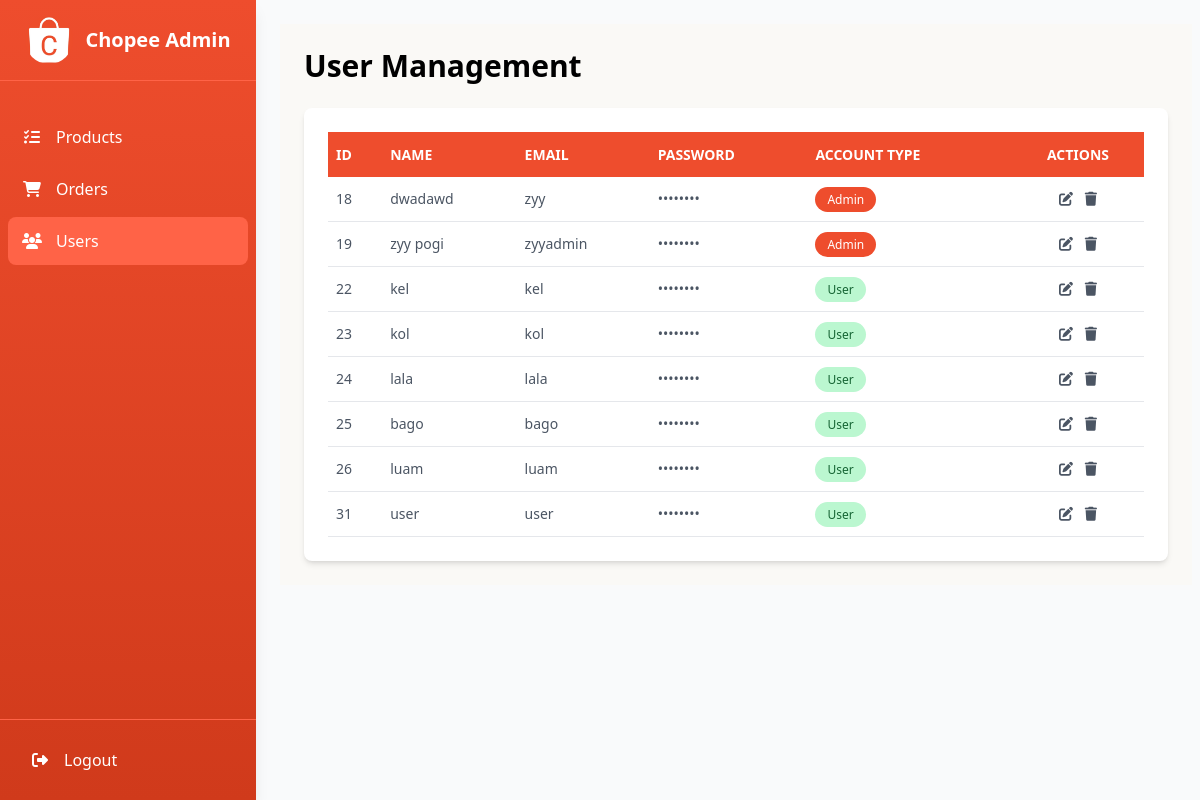
/admin/users.php, run on the app's committed database.
### tables this page shows
CREATE TABLE `users` (
  `id` int(11) NOT NULL,
  `name` varchar(255) NOT NULL,
  `address` varchar(255) NOT NULL,
  `email` varchar(255) NOT NULL,
  `password` varchar(255) NOT NULL,
  `account_type` varchar(1) NOT NULL
);

### admin/users.php (the view, shortened to what this page needs)
<?php
  include("../connections.php");
  $query = "SELECT * FROM users";
  $result = mysqli_query($connections, $query);
?>
<!DOCTYPE html>
<html lang="en">
<head>
  <link rel="stylesheet" href="https://cdnjs.cloudflare.com/ajax/libs/toastr.js/latest/toastr.min.css">
</head>
<body class="w-full min-h-screen bg-gray-50 flex flex-col">
  <aside class="hidden md:flex flex-col w-64 bg-gradient-to-b from-[#ee4d2d] to-[#d03a1b] min-h-screen fixed left-0 top-0 shadow-lg">
    <div class="flex items-center justify-center p-4 border-b border-[#ff6347]">
      <img src="../assets/logo.jpg" class="w-12 h-12 rounded-full object-cover">
      <h1 class="text-white text-xl font-bold ml-3">Chopee Admin</h1>
    </div>
    <nav class="flex flex-col gap-1 mt-6 p-2">
      <a href="products.php" class="flex items-center gap-3 p-3 rounded-lg text-white hover:bg-[#ff6347] transition-colors">
        <i class="fa-solid fa-list-check w-6 text-center"></i>
        <span>Products</span>
      </a>
      <a href="orders.php" class="flex items-center gap-3 p-3 rounded-lg text-white hover:bg-[#ff6347] transition-colors">
        <i class="fa-solid fa-cart-shopping w-6 text-center"></i>
        <span>Orders</span>
      </a>
      <a href="users.php" class="flex items-center gap-3 p-3 rounded-lg text-white font-medium bg-[#ff6347] hover:bg-[#ff7e6b] transition-colors">
        <i class="fa-solid fa-users w-6 text-center"></i>
        <span>Users</span>
      </a>
    </nav>
    <div class="mt-auto border-t border-[#ff6347] p-4">
      <a href="../index.php" class="flex items-center gap-3 p-3 rounded-lg text-white hover:bg-[#ff6347] transition-colors">
        <i class="fa-solid fa-right-from-bracket w-6 text-center"></i>
        <span>Logout</span>
      </a>
    </div>
  </aside>
  <main class="w-full md:w-[80%] md:ml-64 p-4 md:p-6 main-content">
    <div class="bg-[#faf9f6] w-full p-4 md:p-6 overflow-hidden">
      <h2 class="text-2xl md:text-3xl font-bold mb-6">User Management</h2>
      <div class="bg-white rounded-lg shadow-md p-4 md:p-6 overflow-hidden">
        <div class="table-container">
          <table class="w-full bg-white">
            <thead>
              <tr class="bg-[#ee4d2d] text-white uppercase text-sm leading-normal">
                <th class="py-3 px-4 md:px-2 text-left">ID</th>
                <th class="py-3 px-4 md:px-2 text-left">Name</th>
                <th class="py-3 px-4 md:px-2 text-left">Email</th>
                <th class="py-3 px-4 md:px-2 text-left">Password</th>
                <th class="py-3 px-4 md:px-2 text-left">Account Type</th>
                <th class="py-3 px-4 md:px-2 text-center">Actions</th>
              </tr>
            </thead>
            <tbody class="text-gray-600 text-sm">
              <?php while($row = mysqli_fetch_assoc($result)): ?>
                <tr class="border-b border-gray-200 hover:bg-gray-100">
                  <td class="py-3 px-4 md:px-2 text-left"><?php echo $row['id']; ?></td>
                  <td class="py-3 px-4 md:px-2 text-left user-data" data-field="name" data-id="<?php echo $row['id']; ?>">
                    <span class="display-value"><?php echo $row['name']; ?></span>
                  </td>
                  <td class="py-3 px-4 md:px-2 text-left user-data" data-field="email" data-id="<?php echo $row['id']; ?>">
                    <span class="display-value"><?php echo $row['email']; ?></span>
                  </td>
                  <td class="py-3 px-4 md:px-2 text-left user-data" data-field="password" data-id="<?php echo $row['id']; ?>">
                    <span class="display-value">••••••••</span>
                  </td>
                  <td class="py-3 px-4 md:px-2 text-left user-data" data-field="account_type" data-id="<?php echo $row['id']; ?>">
                    <span class="display-value">
                      <?php if($row['account_type'] == 1): ?>
                        <span class="bg-[#ee4d2d] text-white py-1 px-3 rounded-full text-xs">Admin</span>
                      <?php else: ?>
                        <span class="bg-green-200 text-green-800 py-1 px-3 rounded-full text-xs">User</span>
                      <?php endif; ?>
                    </span>
                  </td>
                  <td class="py-3 px-4 md:px-2 text-center">
                    <div class="flex item-center justify-center gap-2">
                      <div class="edit-actions">
                        <button class="edit-btn transform hover:text-[#ee4d2d] hover:scale-110">
                          <i class="fa-solid fa-pen-to-square"></i>
                        </button>
                        <button class="delete-btn transform hover:text-red-500 hover:scale-110 ml-2"
                                onclick="confirmDelete(<?php echo $row['id']; ?>, '<?php echo $row['name']; ?>')">
                          <i class="fa-solid fa-trash"></i>
                        </button>
                      </div>
                    </div>
                  </td>
                </tr>
              <?php endwhile; ?>
            </tbody>
          </table>
        </div>
      </div>
    </div>
  </main>
  <script src="https://cdn.tailwindcss.com"></script>
</body>
</html>

### admin/users.php (style rules this page uses)
* { box-sizing: border-box; margin: 0; padding: 0; }
body { width: 100%; overflow-x: hidden; }
.table-container { width: full; overflow-x: auto; }
.main-content { width: 100%; max-width: 100%; overflow-x: hidden; }

### data on the page
users: id "18", name "dwadawd", email "zyy", account_type "Admin"
users: id "19", name "zyy pogi", email "zyyadmin", account_type "Admin"
users: id "22", name "kel", email "kel", account_type "User"
users: id "23", name "kol", email "kol", account_type "User"
users: id "24", name "lala", email "lala", account_type "User"
users: id "25", name "bago", email "bago", account_type "User"
users: id "26", name "luam", email "luam", account_type "User"
users: id "31", name "user", email "user", account_type "User"
